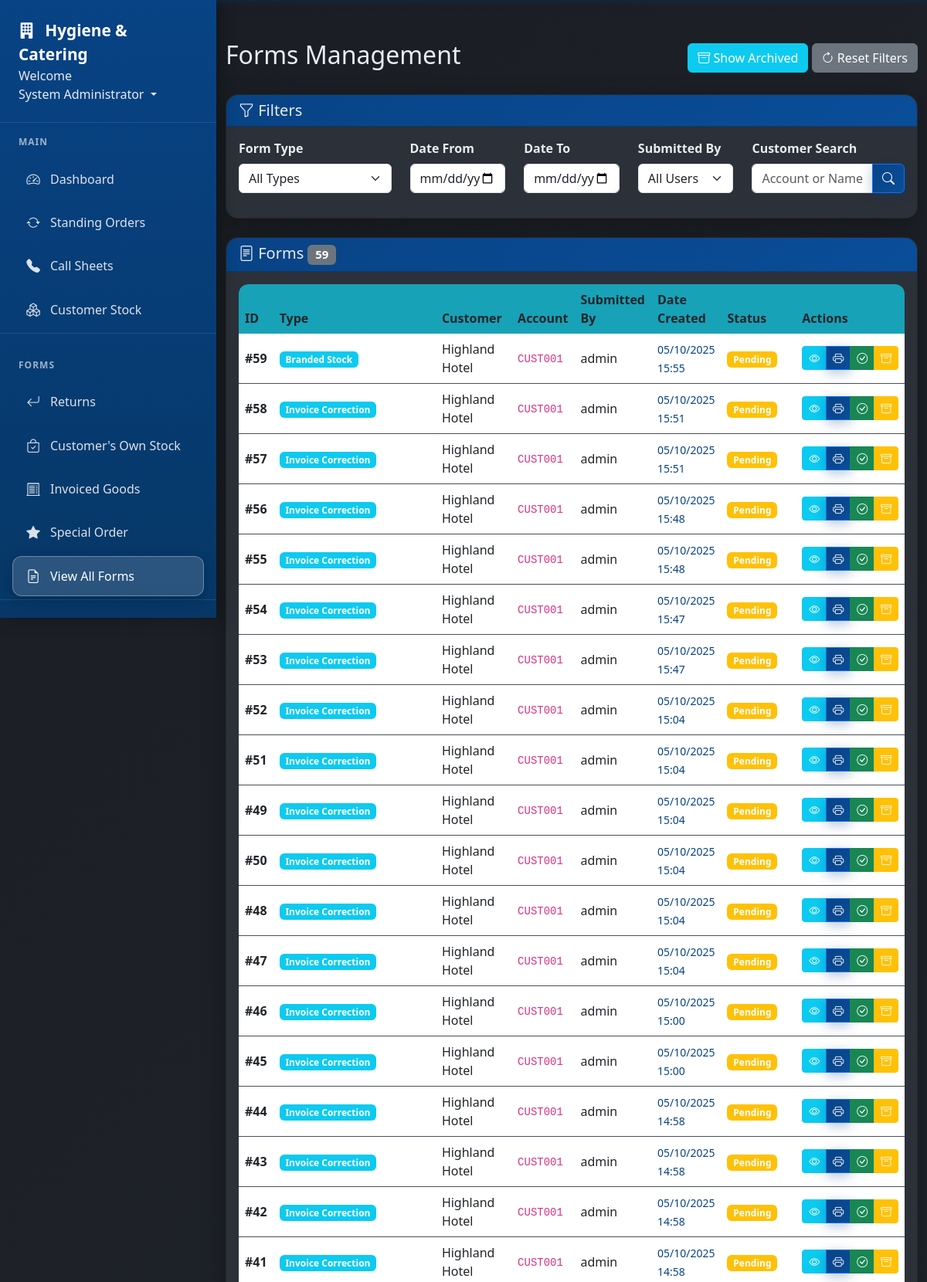
The page /forms (signed in, upper part) on the database its author committed.
### app/models.py (models this page shows, shortened)
class User(db.Model, UserMixin):
    id = db.Column(db.Integer, primary_key=True)
    username = db.Column(db.String(20), unique=True, nullable=False)  # Keep for system use
    email = db.Column(db.String(120), unique=True, nullable=False, index=True)  # Primary identifier
    full_name = db.Column(db.String(100), nullable=False)
    password_hash = db.Column(db.String(128), nullable=False)  # Changed from 'password' to 'password_hash'
    role = db.Column(db.String(20), nullable=False)
    job_title = db.Column(db.String(100))
    direct_phone = db.Column(db.String(20))
    mobile_phone = db.Column(db.String(20))
    is_active = db.Column(db.Boolean, default=True)
    must_change_password = db.Column(db.Boolean, default=False)
    created_at = db.Column(db.DateTime, nullable=False, default=datetime.utcnow)
    last_login = db.Column(db.DateTime)
    forms = db.relationship('Form', foreign_keys='Form.user_id', backref='author', lazy=True)
    callsheet_entries = db.relationship('CallsheetEntry', backref='entered_by', lazy=True)
    callsheets_created = db.relationship('Callsheet', backref='created_by_user', lazy=True)
    todo_items = db.relationship('TodoItem', backref='user', lazy=True, cascade='all, delete-orphan')
    company_updates = db.relationship('CompanyUpdate', backref='author', lazy=True, cascade='all, delete-orphan')

class Form(db.Model):
    id = db.Column(db.Integer, primary_key=True)
    type = db.Column(db.String(50), nullable=False)
    data = db.Column(db.Text, nullable=False)
    date_created = db.Column(db.DateTime, nullable=False, default=datetime.utcnow)
    user_id = db.Column(db.Integer, db.ForeignKey('user.id'), nullable=False)
    is_completed = db.Column(db.Boolean, default=False)
    completed_date = db.Column(db.DateTime, nullable=True)
    completed_by = db.Column(db.Integer, db.ForeignKey('user.id'), nullable=True)
    is_archived = db.Column(db.Boolean, default=False)
    completer = db.relationship('User', foreign_keys=[completed_by], backref='completed_forms')
    __table_args__ = (
        db.Index('idx_form_user_date', 'user_id', 'date_created'),
        db.Index('idx_form_status', 'is_completed', 'is_archived'),
        db.Index('idx_form_type', 'type'),
    )

### app/routes.py (the view, shortened to what this page needs)
@main.route('/forms')
@login_required
def forms():
    form_type = request.args.get('type', '')
    date_from = request.args.get('date_from', '')
    date_to = request.args.get('date_to', '')
    submitted_by = request.args.get('submitted_by', '')
    customer_search = request.args.get('customer', '')
    show_archived = request.args.get('show_archived', 'false') == 'true'
    query = Form.query
    if not show_archived:
        query = query.filter_by(is_archived=False)
    if form_type:
        query = query.filter(Form.type == form_type)
    if date_from:
        try:
            date_from_obj = datetime.strptime(date_from, '%Y-%m-%d')
            query = query.filter(Form.date_created >= date_from_obj)
        except:
            pass
    if submitted_by:
        query = query.join(User, Form.user_id == User.id).filter(User.username.ilike(f'%{submitted_by}%'))
    all_forms = query.order_by(Form.date_created.desc()).all()
    forms_with_data = []
    for form in all_forms:
        form_data = json.loads(form.data)
        form_dict = {
            'id': form.id,
            'type': form.type.replace('_', ' ').title(),
            'type_raw': form.type,
            'date_created': form.date_created,
            'author': User.query.get(form.user_id).username if User.query.get(form.user_id) else 'Unknown',
            'data': form_data,
            'customer_account': form_data.get('customer_account', 'N/A'),
            'customer_name': form_data.get('customer_name', 'N/A'),
            'is_completed': form.is_completed,
            'completed_date': form.completed_date,
            'completed_by': User.query.get(form.completed_by).username if form.completed_by else None,
            'is_archived': form.is_archived
        }
        forms_with_data.append(form_dict)
    unique_types = db.session.query(Form.type).distinct().all()
    form_types = [t[0] for t in unique_types]
    all_users = User.query.all()
    return render_template('forms.html',
                         title='All Forms',
                         forms=forms_with_data,
                         form_types=form_types,
                         all_users=all_users,
                         current_filters={
                             'type': form_type,
                             'date_from': date_from,
                             'date_to': date_to,
                             'submitted_by': submitted_by,
                             'customer': customer_search,
                             'show_archived': show_archived
                         })

### app/templates/forms.html (shortened to what this page needs)
{% extends "base.html" %}
{% block content %}
<div class="d-flex justify-content-between align-items-center mb-4">
  <h2>Forms Management</h2>
  <div>
    <button class="btn btn-info" onclick="toggleArchived()">
      <i class="bi bi-archive"></i>
      {% if current_filters.show_archived %}
        Hide Archived
      {% else %}
        Show Archived
      {% endif %}
    </button>
    <button class="btn btn-secondary" onclick="resetFilters()">
      <i class="bi bi-arrow-clockwise"></i> Reset Filters
    </button>
  </div>
</div>
<div class="card mb-4">
  <div class="card-header">
    <h5 class="mb-0"><i class="bi bi-funnel"></i> Filters</h5>
  </div>
  <div class="card-body">
    <form method="GET" action="{{ url_for('main.forms') }}" id="filterForm">
      <div class="row">
        <div class="col-md-3 mb-3">
          <label class="form-label">Form Type</label>
          <select class="form-select" name="type" onchange="this.form.submit()">
            <option value="">All Types</option>
          </select>
        </div>
        <div class="col-md-2 mb-3">
          <label class="form-label">Date From</label>
          <input type="date" class="form-control" name="date_from"
                 value="{{ current_filters.date_from }}" onchange="this.form.submit()">
        </div>
        <div class="col-md-2 mb-3">
          <label class="form-label">Date To</label>
          <input type="date" class="form-control" name="date_to"
                 value="{{ current_filters.date_to }}" onchange="this.form.submit()">
        </div>
        <div class="col-md-2 mb-3">
          <label class="form-label">Submitted By</label>
          <select class="form-select" name="submitted_by" onchange="this.form.submit()">
            <option value="">All Users</option>
          </select>
        </div>
        <div class="col-md-3 mb-3">
          <label class="form-label">Customer Search</label>
          <div class="input-group">
            <input type="text" class="form-control" name="customer"
                   placeholder="Account or Name" value="{{ current_filters.customer }}">
            <button class="btn btn-primary" type="submit">
              <i class="bi bi-search"></i>
            </button>
          </div>
        </div>
      </div>
    </form>
  </div>
</div>
<div class="card">
  <div class="card-header">
    <h5 class="mb-0">
      <i class="bi bi-file-text"></i> Forms
      <span class="badge bg-secondary">{{ forms|length }}</span>
    </h5>
  </div>
  <div class="card-body">
    {% if forms %}
    <div class="table-responsive">
      <table class="table table-hover">
        <thead>
          <tr>
            <th>ID</th>
            <th>Type</th>
            <th>Customer</th>
            <th>Account</th>
            <th>Submitted By</th>
            <th>Date Created</th>
            <th>Status</th>
            <th width="200">Actions</th>
          </tr>
        </thead>
        <tbody>
          {% for form in forms %}
          <tr class="{% if form.is_archived %}table-secondary{% endif %}">
            <td>
              <strong>#{{ form.id }}</strong>
            </td>
            <td>
              <span class="badge bg-info">{{ form.type }}</span>
            </td>
            <td>{{ form.customer_name }}</td>
            <td>
              <code>{{ form.customer_account }}</code>
            </td>
            <td>{{ form.author }}</td>
            <td>
              <small>{{ form.date_created.strftime('%d/%m/%Y %H:%M') }}</small>
            </td>
            <td>
              {% if form.is_archived %}
                <span class="badge bg-secondary">Archived</span>
              {% elif form.is_completed %}
                <span class="badge bg-success">Completed</span>
                {% if form.completed_by %}
                  <br><small class="text-muted">by {{ form.completed_by }}</small>
                {% endif %}
              {% else %}
                <span class="badge bg-warning">Pending</span>
              {% endif %}
            </td>
            <td>
              <div class="btn-group btn-group-sm" role="group">
                <a href="{{ url_for('main.view_form', form_id=form.id) }}"
                   class="btn btn-info" title="View">
                  <i class="bi bi-eye"></i>
                </a>
                <a href="{{ url_for('main.print_form', form_id=form.id) }}"
                   class="btn btn-primary" target="_blank" title="Print">
                  <i class="bi bi-printer"></i>
                </a>
                {% if not form.is_archived %}
                  {% if not form.is_completed %}
                    <button class="btn btn-success" onclick="completeForm({{ form.id }})" title="Mark Complete">
                      <i class="bi bi-check-circle"></i>
                    </button>
                  {% endif %}
                  <button class="btn btn-warning" onclick="archiveForm({{ form.id }})" title="Archive">
                    <i class="bi bi-archive"></i>
                  </button>
                {% else %}
                  <button class="btn btn-secondary" onclick="unarchiveForm({{ form.id }})" title="Restore">
                    <i class="bi bi-arrow-counterclockwise"></i>
                  </button>
                {% endif %}
              </div>
            </td>
          </tr>
          {% endfor %}
        </tbody>
      </table>
    </div>
    {% endif %}
  </div>
</div>
{% endblock %}

### app/templates/base.html (shortened to what this page needs)
<!DOCTYPE html>
<html lang="en">
  <head>
    <link
      rel="stylesheet"
      href="{{ url_for('static', filename='style.css') }}"
    />
    <link
      href="https://cdn.jsdelivr.net/npm/bootstrap@5.3.0/dist/css/bootstrap.min.css"
      rel="stylesheet"
    />
    <link
      href="https://cdn.jsdelivr.net/npm/bootstrap-icons@1.11.0/font/bootstrap-icons.css"
      rel="stylesheet"
    />
  </head>
  <body>
    <nav class="nav-sidebar" id="navSidebar">
      <div class="nav-sidebar-header">
        <a href="{{ url_for('main.dashboard') }}" class="nav-sidebar-brand">
          <i class="bi bi-building-fill me-2"></i>
          Hygiene & Catering
        </a>
        <li class="nav-item dropdown" style="display: block">
          <text>Welcome</text>
          <a
            class="nav-link dropdown-toggle"
            href="#"
            id="userDropdown"
            role="button"
            data-bs-toggle="dropdown"
          >
             {{ current_user.full_name or
            current_user.username }}
          </a>
        </li>
      </div>
      {% if current_user.is_authenticated %}
      <div class="nav-sidebar-nav">
        <div class="nav-section">
          <div class="nav-section-title">Main</div>
          <div class="nav-item">
            <a class="nav-link" href="{{ url_for('main.dashboard') }}">
              <i class="bi bi-speedometer2"></i>
              Dashboard
            </a>
          </div>
          <div class="nav-item">
            <a class="nav-link" href="{{ url_for('main.standing_orders') }}">
              <i class="bi bi-arrow-repeat"></i>
              Standing Orders
            </a>
          </div>
          <div class="nav-item">
            <a class="nav-link" href="{{ url_for('main.callsheets') }}">
              <i class="bi bi-telephone-fill"></i>
              Call Sheets
            </a>
          </div>
          <div class="nav-item">
            <a class="nav-link" href="{{ url_for('main.customer_stock') }}">
              <i class="bi bi-boxes"></i>
              Customer Stock
            </a>
          </div>
        </div>
        <div class="nav-section">
          <div class="nav-section-title">Forms</div>
          <div class="nav-item">
            <a class="nav-link" href="{{ url_for('main.returns') }}">
              <i class="bi bi-arrow-return-left"></i>
              Returns
            </a>
          </div>
          <div class="nav-item">
            <a class="nav-link" href="{{ url_for('main.branded_stock') }}">
              <i class="bi bi-bag-check"></i>
              Customer's Own Stock
            </a>
          </div>
          <div class="nav-item">
            <a class="nav-link" href="{{ url_for('main.invoice_correction') }}">
              <i class="bi bi-receipt-cutoff"></i>
              Invoiced Goods
            </a>
          </div>
          <div class="nav-item">
            <a class="nav-link" href="{{ url_for('main.special_order') }}">
              <i class="bi bi-star-fill"></i>
              Special Order
            </a>
          </div>
          <div class="nav-item">
            <a class="nav-link" href="{{ url_for('main.forms') }}">
              <i class="bi bi-file-earmark-text"></i>
              View All Forms
            </a>
          </div>
        </div>
      </div>
      {% endif %}
    </nav>
    <div class="main-content" id="mainContent">
      <div class="container-fluid">
         {% block content %}{% endblock %}
      </div>
    </div>
  </body>
</html>

### rows shown on the page
User: full_name "System Administrator", author "admin" "admin" "admin" "admin" "admin" "admin" "admin" "admin" "admin" "admin" "admin" "admin" "admin" "admin" "admin" "admin" "admin" "admin" "admin"
Form: date_created "05/10/2025 15:55"
Form: date_created "05/10/2025 15:51"
Form: date_created "05/10/2025 15:51"
Form: date_created "05/10/2025 15:48"
Form: date_created "05/10/2025 15:48"
Form: date_created "05/10/2025 15:47"
Form: date_created "05/10/2025 15:47"
Form: date_created "05/10/2025 15:04"
Form: date_created "05/10/2025 15:04"
Form: date_created "05/10/2025 15:04"
Form: date_created "05/10/2025 15:04"
Form: date_created "05/10/2025 15:04"
Form: date_created "05/10/2025 15:04"
Form: date_created "05/10/2025 15:00"
Form: date_created "05/10/2025 15:00"
Form: date_created "05/10/2025 14:58"
Form: date_created "05/10/2025 14:58"
Form: date_created "05/10/2025 14:58"
Form: date_created "05/10/2025 14:58"
